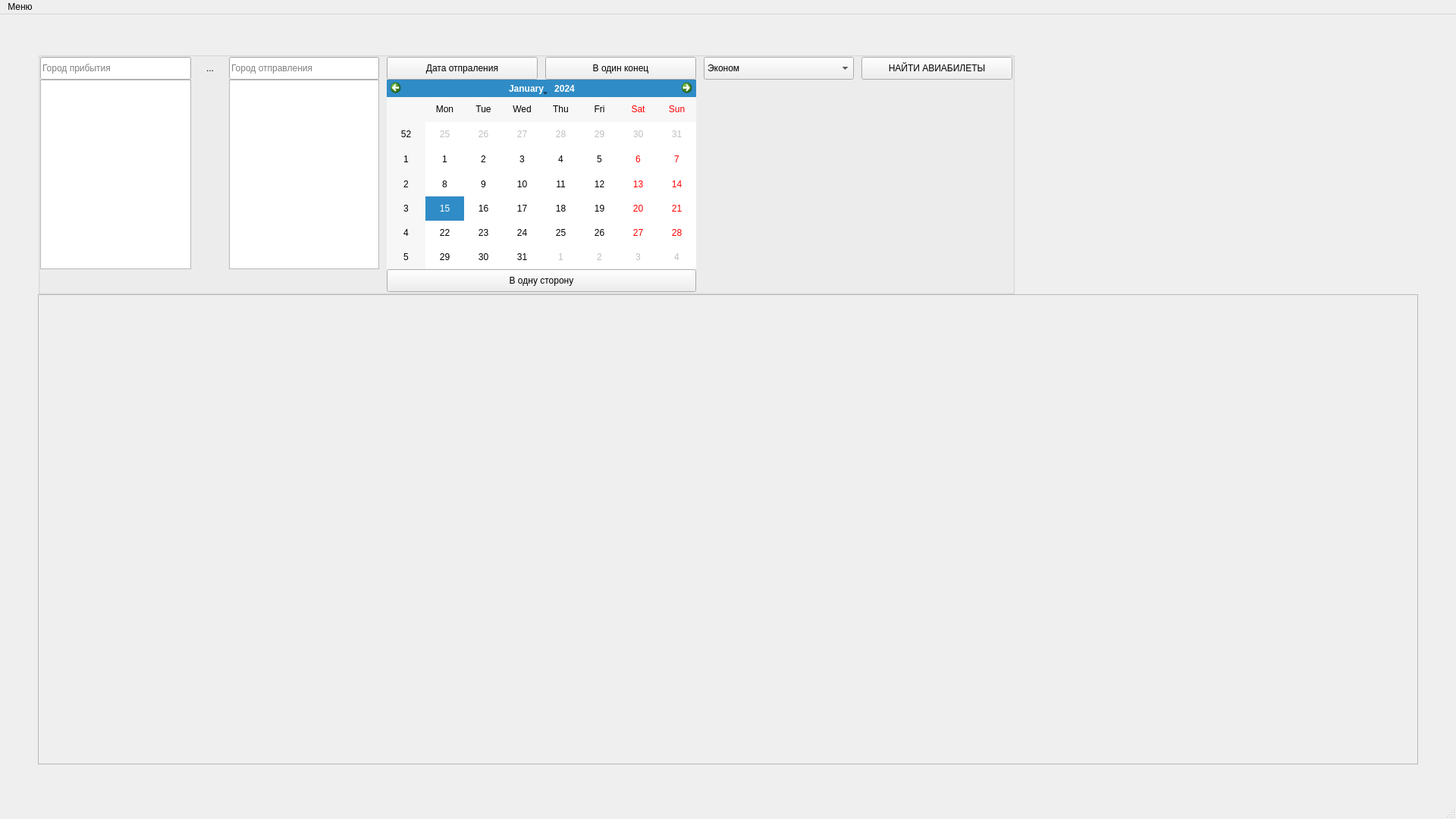
<?xml version="1.0" encoding="UTF-8"?>
<ui version="4.0">
 <class>MainWindow</class>
 <widget class="QMainWindow" name="MainWindow">
  <property name="geometry">
   <rect>
    <x>0</x>
    <y>0</y>
    <width>1920</width>
    <height>1080</height>
   </rect>
  </property>
  <property name="windowTitle">
   <string>MainWindow</string>
  </property>
  <widget class="QWidget" name="centralwidget">
   <layout class="QGridLayout" name="gridLayout_2">
    <property name="leftMargin">
     <number>50</number>
    </property>
    <property name="topMargin">
     <number>50</number>
    </property>
    <property name="rightMargin">
     <number>50</number>
    </property>
    <property name="bottomMargin">
     <number>50</number>
    </property>
    <property name="spacing">
     <number>0</number>
    </property>
    <item row="0" column="0" alignment="Qt::AlignLeft|Qt::AlignTop">
     <widget class="QGroupBox" name="menuGroupBox">
      <property name="sizePolicy">
       <sizepolicy hsizetype="Preferred" vsizetype="Preferred">
        <horstretch>0</horstretch>
        <verstretch>0</verstretch>
       </sizepolicy>
      </property>
      <property name="minimumSize">
       <size>
        <width>1110</width>
        <height>0</height>
       </size>
      </property>
      <property name="title">
       <string/>
      </property>
      <property name="alignment">
       <set>Qt::AlignLeading|Qt::AlignLeft|Qt::AlignVCenter</set>
      </property>
      <layout class="QGridLayout" name="gridLayout" rowstretch="0,0,0" columnstretch="1,0,1,1,1,1,1">
       <property name="leftMargin">
        <number>0</number>
       </property>
       <property name="topMargin">
        <number>0</number>
       </property>
       <property name="rightMargin">
        <number>0</number>
       </property>
       <property name="bottomMargin">
        <number>0</number>
       </property>
       <property name="horizontalSpacing">
        <number>10</number>
       </property>
       <property name="verticalSpacing">
        <number>0</number>
       </property>
       <item row="0" column="4">
        <widget class="QPushButton" name="backDateButton">
         <property name="sizePolicy">
          <sizepolicy hsizetype="Preferred" vsizetype="Maximum">
           <horstretch>0</horstretch>
           <verstretch>0</verstretch>
          </sizepolicy>
         </property>
         <property name="minimumSize">
          <size>
           <width>170</width>
           <height>30</height>
          </size>
         </property>
         <property name="maximumSize">
          <size>
           <width>16777215</width>
           <height>16777215</height>
          </size>
         </property>
         <property name="text">
          <string>В один конец</string>
         </property>
        </widget>
       </item>
       <item row="1" column="2">
        <widget class="QListWidget" name="arrivalCityList">
         <property name="sizePolicy">
          <sizepolicy hsizetype="Preferred" vsizetype="Minimum">
           <horstretch>0</horstretch>
           <verstretch>0</verstretch>
          </sizepolicy>
         </property>
         <property name="minimumSize">
          <size>
           <width>170</width>
           <height>250</height>
          </size>
         </property>
         <property name="maximumSize">
          <size>
           <width>16777215</width>
           <height>16777215</height>
          </size>
         </property>
        </widget>
       </item>
       <item row="0" column="6">
        <widget class="QPushButton" name="buttonSearch">
         <property name="sizePolicy">
          <sizepolicy hsizetype="Preferred" vsizetype="Maximum">
           <horstretch>0</horstretch>
           <verstretch>0</verstretch>
          </sizepolicy>
         </property>
         <property name="minimumSize">
          <size>
           <width>170</width>
           <height>30</height>
          </size>
         </property>
         <property name="maximumSize">
          <size>
           <width>16777215</width>
           <height>16777215</height>
          </size>
         </property>
         <property name="text">
          <string>НАЙТИ АВИАБИЛЕТЫ</string>
         </property>
        </widget>
       </item>
       <item row="0" column="5">
        <widget class="QComboBox" name="classComboBox">
         <property name="sizePolicy">
          <sizepolicy hsizetype="Preferred" vsizetype="Maximum">
           <horstretch>0</horstretch>
           <verstretch>0</verstretch>
          </sizepolicy>
         </property>
         <property name="minimumSize">
          <size>
           <width>170</width>
           <height>30</height>
          </size>
         </property>
         <property name="maximumSize">
          <size>
           <width>16777215</width>
           <height>16777215</height>
          </size>
         </property>
         <property name="focusPolicy">
          <enum>Qt::ClickFocus</enum>
         </property>
         <property name="autoFillBackground">
          <bool>true</bool>
         </property>
         <property name="inputMethodHints">
          <set>Qt::ImhNone</set>
         </property>
         <property name="editable">
          <bool>false</bool>
         </property>
         <property name="currentText">
          <string>Эконом</string>
         </property>
         <property name="currentIndex">
          <number>0</number>
         </property>
         <property name="maxVisibleItems">
          <number>2</number>
         </property>
         <property name="insertPolicy">
          <enum>QComboBox::InsertAtTop</enum>
         </property>
         <property name="sizeAdjustPolicy">
          <enum>QComboBox::AdjustToContents</enum>
         </property>
         <property name="placeholderText">
          <string/>
         </property>
         <property name="frame">
          <bool>true</bool>
         </property>
         <item>
          <property name="text">
           <string>Эконом</string>
          </property>
         </item>
         <item>
          <property name="text">
           <string>Бизнес</string>
          </property>
         </item>
        </widget>
       </item>
       <item row="0" column="0">
        <widget class="QLineEdit" name="arrivalCityLine">
         <property name="sizePolicy">
          <sizepolicy hsizetype="Preferred" vsizetype="Maximum">
           <horstretch>0</horstretch>
           <verstretch>0</verstretch>
          </sizepolicy>
         </property>
         <property name="minimumSize">
          <size>
           <width>170</width>
           <height>30</height>
          </size>
         </property>
         <property name="maximumSize">
          <size>
           <width>16777215</width>
           <height>16777215</height>
          </size>
         </property>
         <property name="placeholderText">
          <string>Город прибытия</string>
         </property>
        </widget>
       </item>
       <item row="1" column="3" colspan="2">
        <widget class="QCalendarWidget" name="dateCalendar">
         <property name="sizePolicy">
          <sizepolicy hsizetype="Preferred" vsizetype="Minimum">
           <horstretch>0</horstretch>
           <verstretch>0</verstretch>
          </sizepolicy>
         </property>
         <property name="minimumSize">
          <size>
           <width>0</width>
           <height>0</height>
          </size>
         </property>
         <property name="maximumSize">
          <size>
           <width>16777215</width>
           <height>16777215</height>
          </size>
         </property>
         <property name="baseSize">
          <size>
           <width>0</width>
           <height>0</height>
          </size>
         </property>
         <property name="autoFillBackground">
          <bool>true</bool>
         </property>
         <property name="gridVisible">
          <bool>false</bool>
         </property>
        </widget>
       </item>
       <item row="1" column="0">
        <widget class="QListWidget" name="departureCityList">
         <property name="sizePolicy">
          <sizepolicy hsizetype="Preferred" vsizetype="Minimum">
           <horstretch>0</horstretch>
           <verstretch>0</verstretch>
          </sizepolicy>
         </property>
         <property name="minimumSize">
          <size>
           <width>170</width>
           <height>250</height>
          </size>
         </property>
         <property name="maximumSize">
          <size>
           <width>16777215</width>
           <height>16777215</height>
          </size>
         </property>
        </widget>
       </item>
       <item row="0" column="2">
        <widget class="QLineEdit" name="departureCityLine">
         <property name="sizePolicy">
          <sizepolicy hsizetype="Preferred" vsizetype="Maximum">
           <horstretch>0</horstretch>
           <verstretch>0</verstretch>
          </sizepolicy>
         </property>
         <property name="minimumSize">
          <size>
           <width>170</width>
           <height>30</height>
          </size>
         </property>
         <property name="maximumSize">
          <size>
           <width>16777215</width>
           <height>16777215</height>
          </size>
         </property>
         <property name="placeholderText">
          <string>Город отправления</string>
         </property>
        </widget>
       </item>
       <item row="2" column="3" colspan="2">
        <widget class="QPushButton" name="oneWayButton">
         <property name="sizePolicy">
          <sizepolicy hsizetype="Preferred" vsizetype="Maximum">
           <horstretch>0</horstretch>
           <verstretch>0</verstretch>
          </sizepolicy>
         </property>
         <property name="minimumSize">
          <size>
           <width>350</width>
           <height>30</height>
          </size>
         </property>
         <property name="maximumSize">
          <size>
           <width>16777215</width>
           <height>16777215</height>
          </size>
         </property>
         <property name="text">
          <string>В одну сторону</string>
         </property>
        </widget>
       </item>
       <item row="0" column="3">
        <widget class="QPushButton" name="departureDateButton">
         <property name="sizePolicy">
          <sizepolicy hsizetype="Preferred" vsizetype="Maximum">
           <horstretch>0</horstretch>
           <verstretch>0</verstretch>
          </sizepolicy>
         </property>
         <property name="minimumSize">
          <size>
           <width>170</width>
           <height>30</height>
          </size>
         </property>
         <property name="maximumSize">
          <size>
           <width>16777215</width>
           <height>16777215</height>
          </size>
         </property>
         <property name="text">
          <string>Дата отпраления</string>
         </property>
        </widget>
       </item>
       <item row="0" column="1">
        <widget class="QToolButton" name="changeButton">
         <property name="sizePolicy">
          <sizepolicy hsizetype="Maximum" vsizetype="Maximum">
           <horstretch>0</horstretch>
           <verstretch>0</verstretch>
          </sizepolicy>
         </property>
         <property name="minimumSize">
          <size>
           <width>30</width>
           <height>30</height>
          </size>
         </property>
         <property name="sizeIncrement">
          <size>
           <width>0</width>
           <height>0</height>
          </size>
         </property>
         <property name="text">
          <string>...</string>
         </property>
         <property name="icon">
          <iconset theme="media-playlist-repeat"/>
         </property>
         <property name="popupMode">
          <enum>QToolButton::DelayedPopup</enum>
         </property>
         <property name="autoRaise">
          <bool>true</bool>
         </property>
        </widget>
       </item>
      </layout>
     </widget>
    </item>
    <item row="1" column="0">
     <widget class="QScrollArea" name="scrollArea">
      <property name="sizePolicy">
       <sizepolicy hsizetype="Preferred" vsizetype="Expanding">
        <horstretch>0</horstretch>
        <verstretch>0</verstretch>
       </sizepolicy>
      </property>
      <property name="widgetResizable">
       <bool>true</bool>
      </property>
      <widget class="QWidget" name="scrollAreaWidgetContents">
       <property name="geometry">
        <rect>
         <x>0</x>
         <y>0</y>
         <width>1816</width>
         <height>601</height>
        </rect>
       </property>
      </widget>
     </widget>
    </item>
   </layout>
  </widget>
  <widget class="QMenuBar" name="menubar">
   <property name="geometry">
    <rect>
     <x>0</x>
     <y>0</y>
     <width>1920</width>
     <height>30</height>
    </rect>
   </property>
   <widget class="QMenu" name="menu">
    <property name="title">
     <string>Меню</string>
    </property>
    <addaction name="actionDB"/>
   </widget>
   <addaction name="menu"/>
  </widget>
  <widget class="QStatusBar" name="statusbar"/>
  <action name="actionDB">
   <property name="text">
    <string>Заполнить базу</string>
   </property>
  </action>
  <action name="actionExit">
   <property name="text">
    <string>Выйти из программы</string>
   </property>
  </action>
 </widget>
 <resources/>
 <connections/>
</ui>
